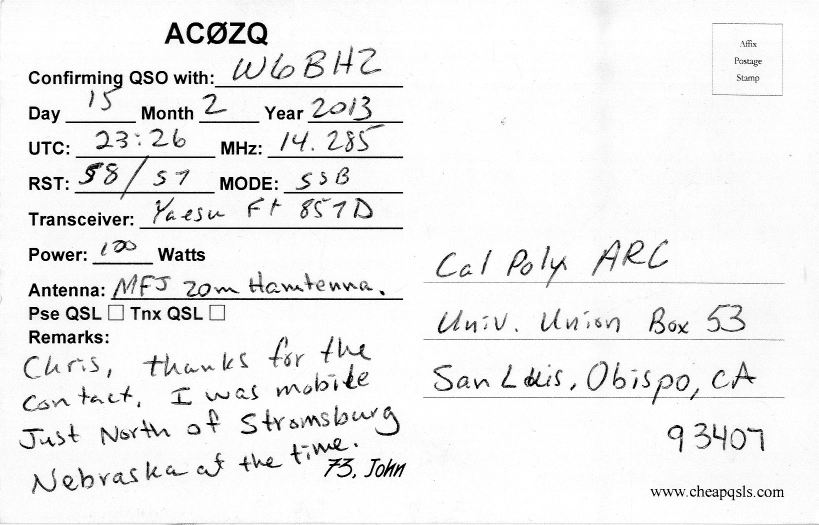
#> input picture sample_inputs/english_handwritten_1.jpg, 1637 x 1050 px (shown at 1/2 size)
$ python preprocess.py sample_inputs/english_handwritten_1.jpg
#> lines starting #> are read from the running program, lines starting #| are printed output that depends on the picture; after the words box and inside, x2 and y2 are one past the last pixel; in counts of white or black regions, pixels touching at a corner belong together
"""
OCR Image Preprocessing Module (Step 1 of pipeline).

OpenCV-only preprocessing for scanned documents and handwritten notes.
No deep learning. Windows-compatible.

Pipeline: load -> grayscale -> denoise -> adaptive threshold -> deskew.
"""

from __future__ import annotations

import argparse
import sys
from pathlib import Path

import cv2
import numpy as np


# ---------------------------------------------------------------------------
# Constants (tunable for low-quality scans and handwritten text)
# ---------------------------------------------------------------------------
BLUR_KERNEL_SIZE = 3          # Median blur kernel; odd, 3 or 5 for noise removal
ADAPTIVE_BLOCK_SIZE = 15     # Block size for adaptive threshold (odd, ~11–31)
ADAPTIVE_C = 8               # Constant subtracted from mean in adaptive threshold
MIN_CONTOUR_AREA = 500       # Min contour area to consider for deskew (filter noise)
MAX_CONTOUR_AREA_RATIO = 0.5 # Max contour area as ratio of image (filter full-page)
ANGLE_QUANTILE = 0.5         # Median angle for deskew (0.5 = median)


def load_image(image_path: str | Path) -> np.ndarray:
    """
    Load an image from disk. Supports common formats (PNG, JPG, TIFF, etc.).

    Args:
        image_path: Path to the image file.

    Returns:
        BGR image as numpy array.

    Raises:
        FileNotFoundError: If the file does not exist.
        ValueError: If the image could not be loaded (e.g. corrupt or unsupported).
    """
    path = Path(image_path)
    if not path.is_file():
        raise FileNotFoundError(f"Image file not found: {path}")

    img = cv2.imread(str(path))
#> img is the input picture: shape (1050, 1637, 3); min 0, max 255, mean 239.1
    if img is None:
        raise ValueError(f"Could not load image (unsupported or corrupt): {path}")
    return img


def to_grayscale(image: np.ndarray) -> np.ndarray:
    """
    Convert BGR image to grayscale. Single channel improves thresholding and deskew.

    Args:
        image: BGR or grayscale image.

    Returns:
        Grayscale image (uint8).
    """
    if len(image.shape) == 2:
        return image.copy()
    return cv2.cvtColor(image, cv2.COLOR_BGR2GRAY)


def denoise(image: np.ndarray, kernel_size: int = BLUR_KERNEL_SIZE) -> np.ndarray:
    """
    Reduce noise using median blur. Preserves edges better than Gaussian for
    text and handwritten strokes; helps with low-quality scans.

    Args:
        image: Grayscale image.
        kernel_size: Odd kernel size (3 or 5 typical).

    Returns:
        Denoised grayscale image.
    """
#> called with kernel_size = 3
    if kernel_size % 2 == 0:
        kernel_size += 1
    return cv2.medianBlur(image, kernel_size)


def adaptive_threshold(
    image: np.ndarray,
    block_size: int = ADAPTIVE_BLOCK_SIZE,
    c: int = ADAPTIVE_C,
) -> np.ndarray:
    """
    Binarize image with adaptive thresholding for uneven lighting (e.g. scans
    with shadows or non-uniform illumination). Each pixel is compared to a
    local mean.

    Args:
        image: Grayscale image.
        block_size: Size of neighbourhood (must be odd).
        c: Constant subtracted from the mean.

    Returns:
        Binary image (0 or 255); text usually white on black for many OCR APIs.
    """
#> called with block_size = 15, c = 8
    if block_size % 2 == 0:
        block_size += 1
    binary = cv2.adaptiveThreshold(
        image,
        255,
        cv2.ADAPTIVE_THRESH_GAUSSIAN_C,
        cv2.THRESH_BINARY,
        block_size,
        c,
    )
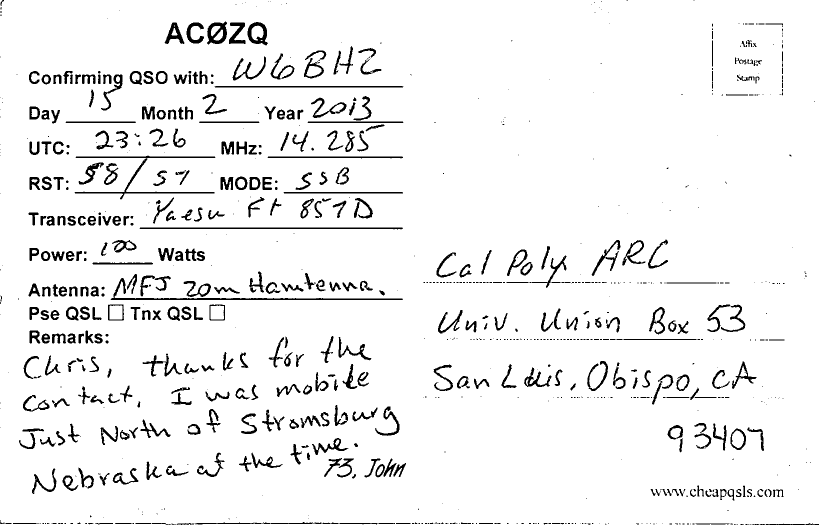
#> binary: shape (1050, 1637) (shown at 1/2 size); 94.3% white; 890 black regions (476 under 20 px)
    return binary


def _get_skew_angle_from_binary(
    binary: np.ndarray,
    min_area: int = MIN_CONTOUR_AREA,
    max_area_ratio: float = MAX_CONTOUR_AREA_RATIO,
    quantile: float = ANGLE_QUANTILE,
) -> float:
    """
    Estimate skew angle (degrees) from binary image using contours.
    Uses minAreaRect of text-like contours; returns median angle so a few
    outliers (noise, graphics) do not dominate.

    Args:
        binary: Binary image (0 and 255).
        min_area: Ignore contours smaller than this.
        max_area_ratio: Ignore contours larger than this fraction of image area.
        quantile: Which quantile of angles to use (0.5 = median).

    Returns:
        Estimated skew angle in degrees (positive = CCW tilt of text lines).
    """
#> called with min_area = 500, max_area_ratio = 0.5, quantile = 0.5
    h, w = binary.shape
#> h = 1050; w = 1637
    total_area = h * w
#> total_area = 1718850
    # Find contours (external only to get text block outlines)
    contours, _ = cv2.findContours(
        binary,
        cv2.RETR_EXTERNAL,
        cv2.CHAIN_APPROX_SIMPLE,
    )
#> contours = 15 contours, 14 with area under 20; largest, box (x1, y1, x2, y2) and area: (0, 0, 1637, 1050) 1715609
    angles = []
    for cnt in contours:
        area = cv2.contourArea(cnt)
        if area < min_area or area > max_area_ratio * total_area:
            continue
        rect = cv2.minAreaRect(cnt)
        # rect[2] is angle in degrees in [-90, 0); we use it for skew
        angle = rect[2]
        # Normalize to small tilt: prefer angle in [-45, 45]
        if angle < -45:
            angle += 90
        angles.append(angle)
#> this loop made 15 passes
#> area on pass 15: 1715609
#> after the loop, angles = []
    if not angles:
        return 0.0
    return float(np.quantile(angles, quantile))


def deskew(
    image: np.ndarray,
    binary: np.ndarray,
    skew_angle: float | None = None,
) -> tuple[np.ndarray, np.ndarray, float]:
    """
    Rotate image and binary to correct skew. If skew_angle is not provided,
    it is estimated from the binary image.

    Args:
        image: Grayscale image to deskew.
        binary: Binary image used for angle estimation (and to deskew).
        skew_angle: Override estimated angle (degrees); if None, estimate from binary.

    Returns:
        (deskewed_grayscale, deskewed_binary, angle_used)
    """
    if skew_angle is None:
        skew_angle = _get_skew_angle_from_binary(binary)
#> skew_angle = 0
    # Only rotate if angle is meaningful (avoid jitter on already straight docs)
    if abs(skew_angle) < 0.2:
        return image.copy(), binary.copy(), skew_angle

    h, w = image.shape[:2]
    center = (w / 2, h / 2)
    M = cv2.getRotationMatrix2D(center, -skew_angle, 1.0)
    # Expand canvas so rotated image is not cropped
    cos = np.abs(M[0, 0])
    sin = np.abs(M[0, 1])
    nw = int(h * sin + w * cos)
    nh = int(h * cos + w * sin)
    M[0, 2] += (nw / 2) - center[0]
    M[1, 2] += (nh / 2) - center[1]
    gray_deskewed = cv2.warpAffine(
        image, M, (nw, nh),
        flags=cv2.INTER_CUBIC,
        borderMode=cv2.BORDER_REPLICATE,
    )
    binary_deskewed = cv2.warpAffine(
        binary, M, (nw, nh),
        flags=cv2.INTER_NEAREST,
        borderMode=cv2.BORDER_CONSTANT,
        borderValue=0,
    )
    return gray_deskewed, binary_deskewed, skew_angle


def preprocess_image(image_path: str | Path) -> tuple[np.ndarray, np.ndarray]:
    """
    Full preprocessing pipeline: load -> grayscale -> denoise -> adaptive
    threshold -> deskew. Suitable for scanned documents and handwritten notes.

    Args:
        image_path: Path to the input image.

    Returns:
        (binary_image, deskewed_grayscale_image)
        - binary_image: Final black & white image (deskewed), for OCR input.
        - deskewed_grayscale: Deskewed grayscale, for debugging/visualization.

    Raises:
        FileNotFoundError: If image_path does not exist.
        ValueError: If image cannot be loaded.
    """
    # 1. Load
    bgr = load_image(image_path)
    # 2. Grayscale
    gray = to_grayscale(bgr)
    # 3. Denoise (median blur)
    denoised = denoise(gray)
    # 4. Adaptive threshold -> binary
    binary = adaptive_threshold(denoised)
    # 5. Deskew (estimate angle from binary, then rotate both binary and grayscale)
    gray_deskewed, binary_deskewed, _ = deskew(denoised, binary)
    # Return final binary and deskewed grayscale (for debugging)
    return binary_deskewed, gray_deskewed


# ---------------------------------------------------------------------------
# Main: test block with display and save
# ---------------------------------------------------------------------------
def _run_demo(image_path: str | Path, output_path: str | Path | None) -> None:
    """
    Load a sample image, run preprocessing, show intermediate results in
    OpenCV windows, and save the final preprocessed image.
    """
    path = Path(image_path)
    if not path.is_file():
        print(f"Error: Sample image not found: {path}", file=sys.stderr)
        print("Usage: python preprocess.py <path_to_image> [output_path]", file=sys.stderr)
        sys.exit(1)

    # Load and pipeline (we need intermediates for display)
    bgr = load_image(path)
    gray = to_grayscale(bgr)
    denoised = denoise(gray)
    binary = adaptive_threshold(denoised)
    gray_deskewed, binary_deskewed, angle = deskew(denoised, binary)
#> angle = 0

    # Default output path if not provided
    if output_path is None:
        output_path = path.parent / f"{path.stem}_preprocessed.png"
    out = Path(output_path)

    # Save final binary (main output) and optionally deskewed grayscale
    cv2.imwrite(str(out), binary_deskewed)
    cv2.imwrite(str(out.parent / f"{out.stem}_gray.png"), gray_deskewed)
    print(f"Saved: {out}")
    print(f"Saved (grayscale): {out.parent / (out.stem + '_gray.png')}")
    print(f"Deskew angle (degrees): {angle:.2f}")
#| Deskew angle (degrees): 0.00

    # Display intermediate results (resize if very large so they fit on screen)
    max_display = 800
    def _resize_for_display(img: np.ndarray) -> np.ndarray:
        h, w = img.shape[:2]
#> h = 1050; w = 1637
        if max(h, w) <= max_display:
            return img
        scale = max_display / max(h, w)
#> scale = 0.489
        return cv2.resize(img, (int(w * scale), int(h * scale)), interpolation=cv2.INTER_AREA)
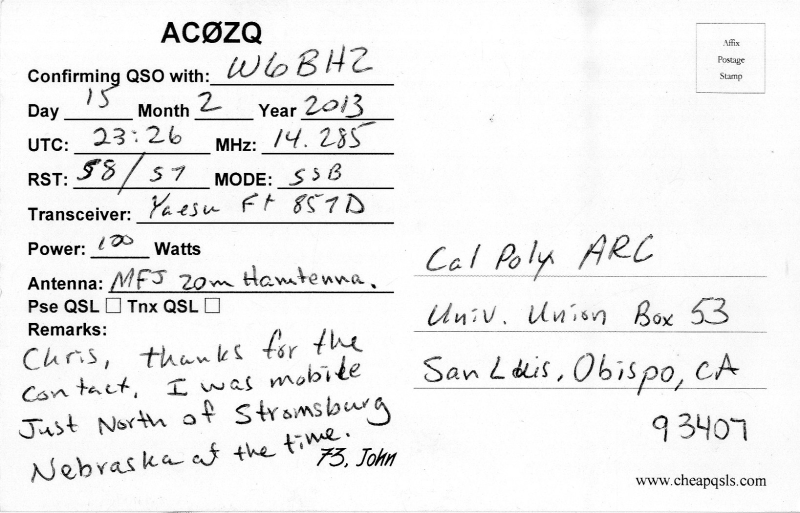
#> returned value: shape (513, 800, 3); min 0, max 255, mean 239.1

    cv2.imshow("1_original", _resize_for_display(bgr))
    cv2.imshow("2_grayscale", _resize_for_display(gray))
    cv2.imshow("3_thresholded", _resize_for_display(binary))
#> in _resize_for_display (call 3), `return cv2.resize(img, (int(w * scale), int(h * scale)), interpolation..`:
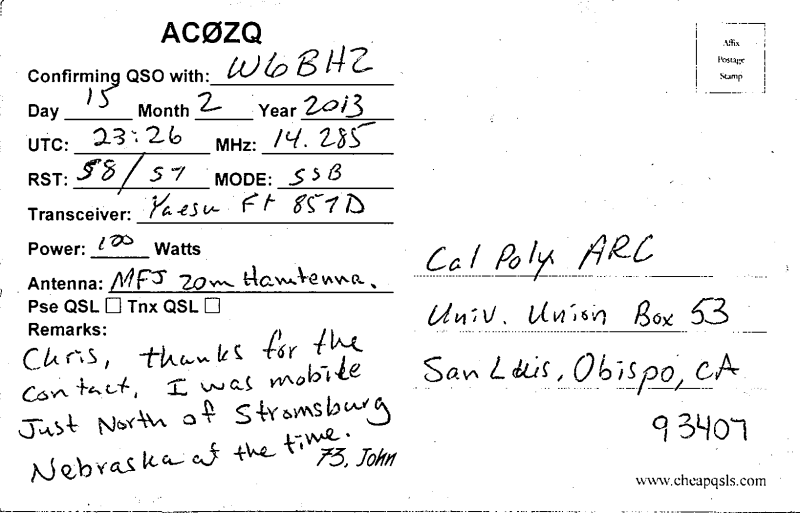
#> returned value: shape (513, 800); min 0, max 255, mean 240.4
    cv2.imshow("4_deskewed_binary", _resize_for_display(binary_deskewed))
    cv2.imshow("5_deskewed_grayscale", _resize_for_display(gray_deskewed))
    print("Close any OpenCV window or press a key to exit.")
    cv2.waitKey(0)
    cv2.destroyAllWindows()


if __name__ == "__main__":
    parser = argparse.ArgumentParser(
        description="Preprocess a scanned/handwritten image for OCR (display + save).",
    )
    parser.add_argument(
        "image_path",
        type=Path,
        help="Path to input image (e.g. scanned document or handwritten note).",
    )
    parser.add_argument(
        "output_path",
        type=Path,
        nargs="?",
        default=None,
        help="Path for saved preprocessed image (default: <input_stem>_preprocessed.png).",
    )
    args = parser.parse_args()
    _run_demo(args.image_path, args.output_path)
